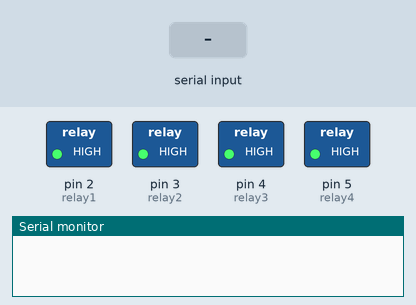
Recording of a sketch running on a simulated Arduino Uno, built with avr-gcc and run on an emulated ATmega328P. Shown: switched loads named in the sketch (green lamp = pin HIGH), the last lines printed to the serial monitor. Inputs (shaded band) come from the test bench.

Above: at 1.2 s.
1.3 s: byte 1 (1) received over Serial
At 1.9 s:
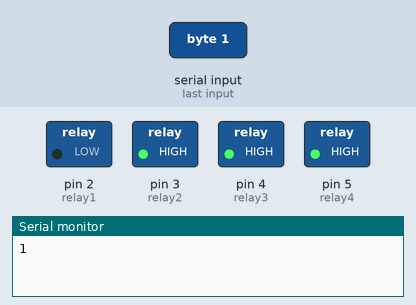
2.8 s: byte 3 (3) received over Serial
At 3.1 s:
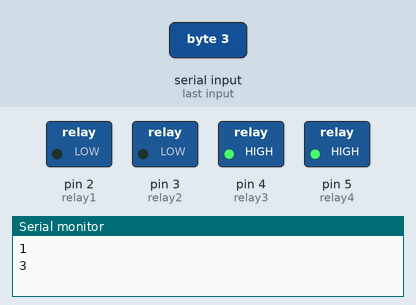
4.3 s: byte 2 (2) received over Serial
At 5.4 s:
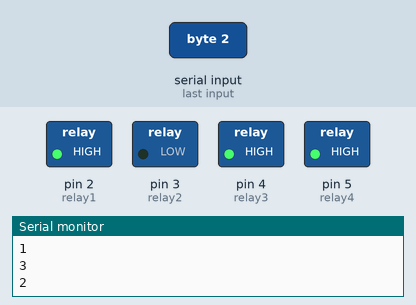
5.8 s: byte 5 (5) received over Serial
At 6.6 s:
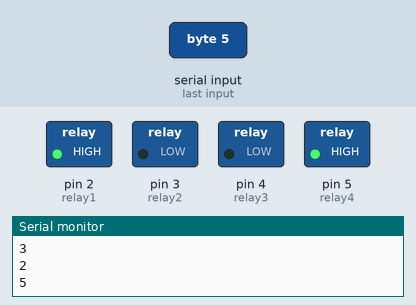
7.3 s: byte 4 (4) received over Serial
At 7.7 s:
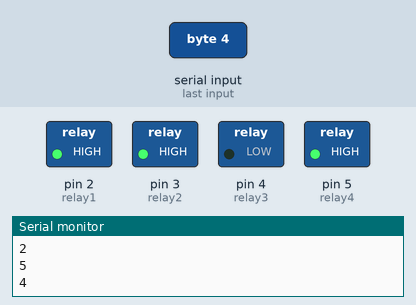
8.8 s: byte 7 (7) received over Serial
At 10.0 s:
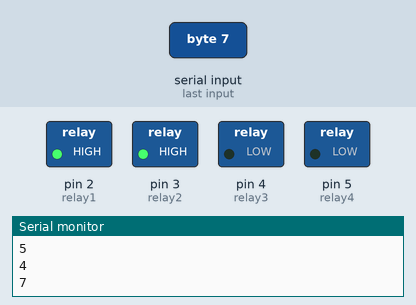
Timing chart, 0 to 11.3 s (numbered marks = the images above; inputs shaded):
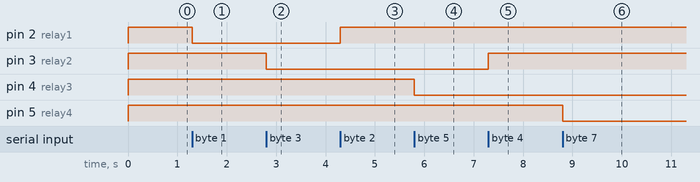

Measured:
- after the input at 1.3 s, pin 2 (relay1): HIGH → LOW at once
- after the input at 2.8 s, pin 3 (relay2): HIGH → LOW at once
- after the input at 4.3 s, pin 2 (relay1): LOW → HIGH at once
- after the input at 5.8 s, pin 4 (relay3): HIGH → LOW at once
- after the input at 7.3 s, pin 3 (relay2): LOW → HIGH at once
- after the input at 8.8 s, pin 5 (relay4): HIGH → LOW at once

The sketch:

codeUno.ino
```cpp
const int relay1 = 2; // pin ardunio untuk relay IN1
const int relay2 = 3; // pin ardunio untuk relay IN2
const int relay3 = 4; // pin ardunio untuk relay IN3
const int relay4 = 5; // pin ardunio untuk relay IN4

bool statR1 = false;
bool statR2 = false;
bool statR3 = false;
bool statR4 = false;

int num = 0;


void setup() {
  // put your setup code here, to run once:
  Serial.begin(115200);
  pinMode(relay1, OUTPUT);
  pinMode(relay2, OUTPUT);
  pinMode(relay3, OUTPUT);
  pinMode(relay4, OUTPUT);
  digitalWrite(relay1, HIGH);
  digitalWrite(relay2, HIGH);
  digitalWrite(relay3, HIGH);
  digitalWrite(relay4, HIGH);
}

void loop() {
  if (Serial.available()) {
    num = Serial.read();
    Serial.println(num);
  }

  if (num == 1){
    statR1 = true;
  } else if (num == 2) {
    statR1 = false;
  } else if (num == 3) {
    statR2 = true;
  } else if (num == 4) {
    statR2 = false;
  } else if (num == 5) {
    statR3 = true;
  } else if (num == 6) {
    statR3 = false;
  } else if (num == 7) {
    statR4 = true;
  } else if (num == 8) {
    statR4 = false;
  }

  if (statR1){
    digitalWrite(relay1, LOW);
  } else {
    digitalWrite(relay1, HIGH);
  }

  if (statR2){
    digitalWrite(relay2, LOW);
  } else {
    digitalWrite(relay2, HIGH);
  }

  if (statR3){
    digitalWrite(relay3, LOW);
  } else {
    digitalWrite(relay3, HIGH);
  }

  if (statR4){
    digitalWrite(relay4, LOW);
  } else {
    digitalWrite(relay4, HIGH);
  }
}
```
